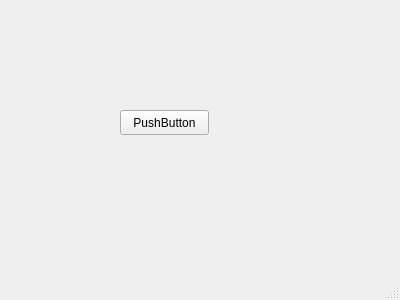
<?xml version="1.0" encoding="UTF-8"?>
<ui version="4.0">
 <class>MainWindow</class>
 <widget class="QMainWindow" name="MainWindow">
  <property name="geometry">
   <rect>
    <x>0</x>
    <y>0</y>
    <width>400</width>
    <height>300</height>
   </rect>
  </property>
  <property name="windowTitle">
   <string>MainWindow</string>
  </property>
  <widget class="QWidget" name="centralWidget">
   <widget class="QPushButton" name="doThisShitButton">
    <property name="geometry">
     <rect>
      <x>120</x>
      <y>110</y>
      <width>89</width>
      <height>25</height>
     </rect>
    </property>
    <property name="text">
     <string>PushButton</string>
    </property>
   </widget>
  </widget>
  <widget class="QStatusBar" name="statusBar"/>
 </widget>
 <layoutdefault spacing="6" margin="11"/>
 <resources/>
 <connections/>
</ui>
